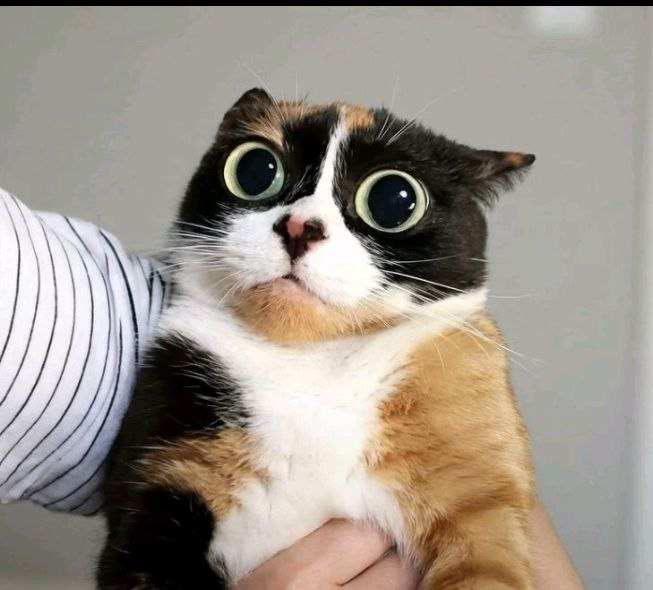
#> input picture 1_Open_Cv/куки.jpg, 653 x 590 px, found by its file name
$ python 5task.py
#> lines starting #> are read from the running program, lines starting #| are printed output that depends on the picture
import cv2
import numpy as np

# Загружаем поврежденную картину
img_path = '/1_Open_Cv/куки.jpg'
original_img = cv2.imread(img_path)
#> original_img is the input picture: shape (590, 653, 3); mean B, G, R 138.1, 147.5, 155.9

if original_img is None:
    print("Ошибка загрузки изображения!")
    exit()

# ==========================================
# ШАГ 1: Усредняющий фильтр (Размытие)
# ==========================================
# Задаем размер окна (ядра) 5x5 пикселей
blur_kernel_size = (5, 5)
blurred_img = cv2.blur(original_img, blur_kernel_size)

# ==========================================
# ШАГ 2: Морфологические операции
# ==========================================
# Создаем структурный элемент (ядро) для морфологии.
# Это просто матрица из единиц размером 5x5.
morph_kernel = np.ones((5, 5), np.uint8)

# Применяем эрозию (сужение светлых участков)
eroded_img = cv2.erode(blurred_img, morph_kernel, iterations=1)
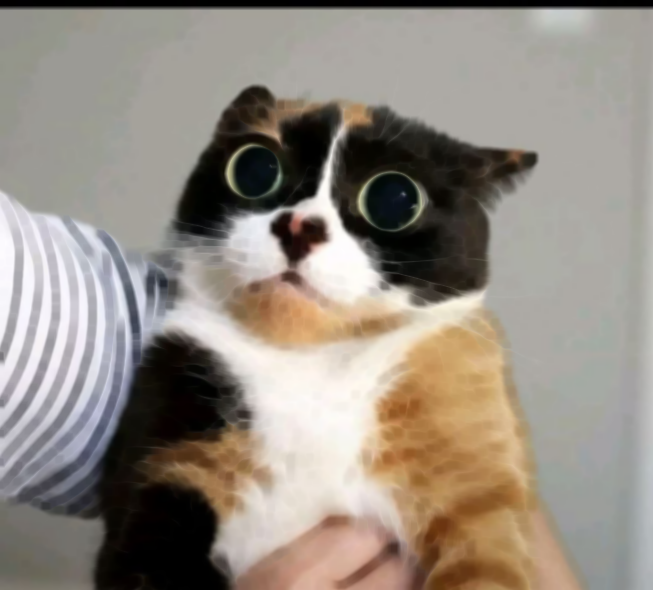
#> eroded_img: shape (590, 653, 3); mean B, G, R 129.5, 139.1, 147.7

# Применяем дилатацию (расширение светлых участков обратно)
restored_img = cv2.dilate(eroded_img, morph_kernel, iterations=1)
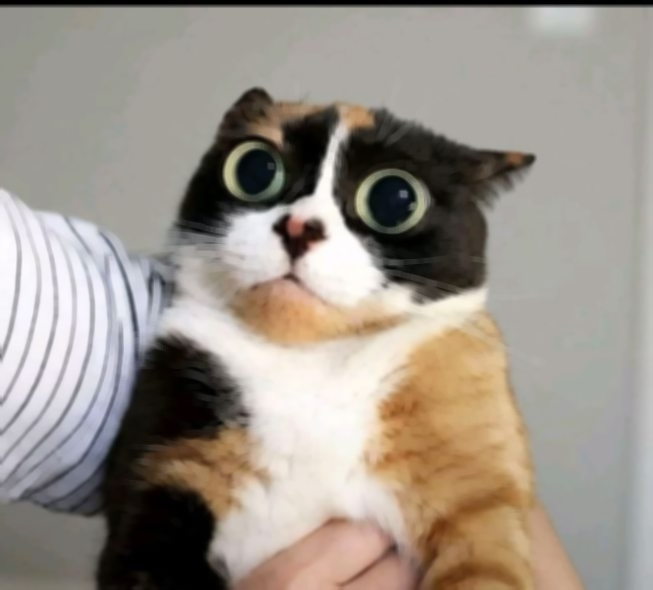
#> restored_img: shape (590, 653, 3); mean B, G, R 137.3, 146.7, 155.1

# ==========================================
# ФИНАЛ: Отображение результатов
# ==========================================
# Склеиваем оригинал и результат по горизонтали
combined = np.hstack((original_img, restored_img))
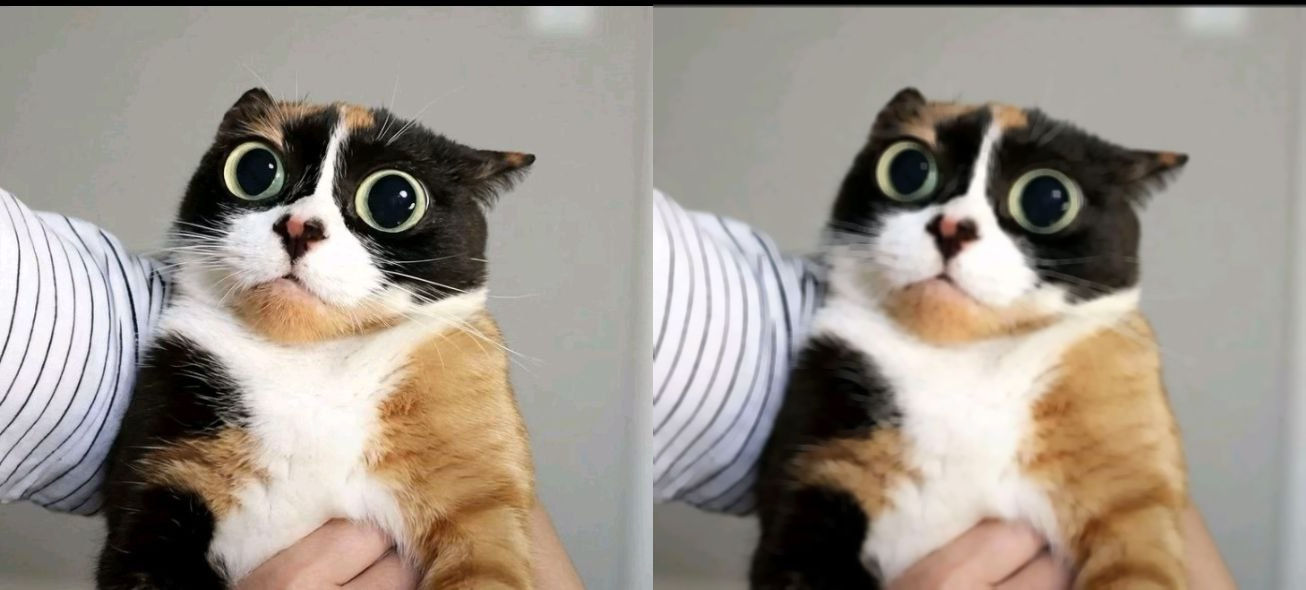
#> combined: shape (590, 1306, 3); mean B, G, R 137.7, 147.1, 155.5

# Чтобы окно не было слишком огромным, можно его немного уменьшить перед выводом
# height, width = combined.shape[:2]
# combined = cv2.resize(combined, (width // 2, height // 2))

cv2.imshow('Original vs Restored', combined)
cv2.waitKey(0)
cv2.destroyAllWindows()

$ run again, with 1_Open_Cv/жирность.jpg copied over 1_Open_Cv/куки.jpg
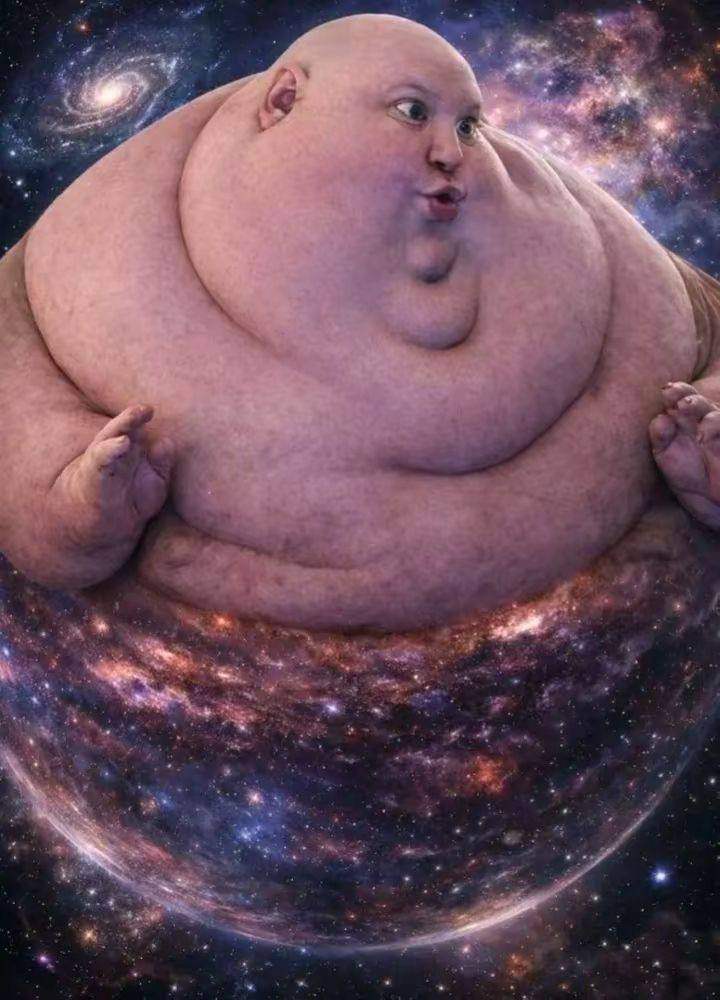
#> input picture 1_Open_Cv/жирность.jpg, 720 x 1000 px, found by its file name
#> original_img is the input picture: shape (1000, 720, 3); mean B, G, R 94.3, 80, 108.4
#> `eroded_img = cv2.erode(blurred_img, morph_kernel, iterations=1)`:
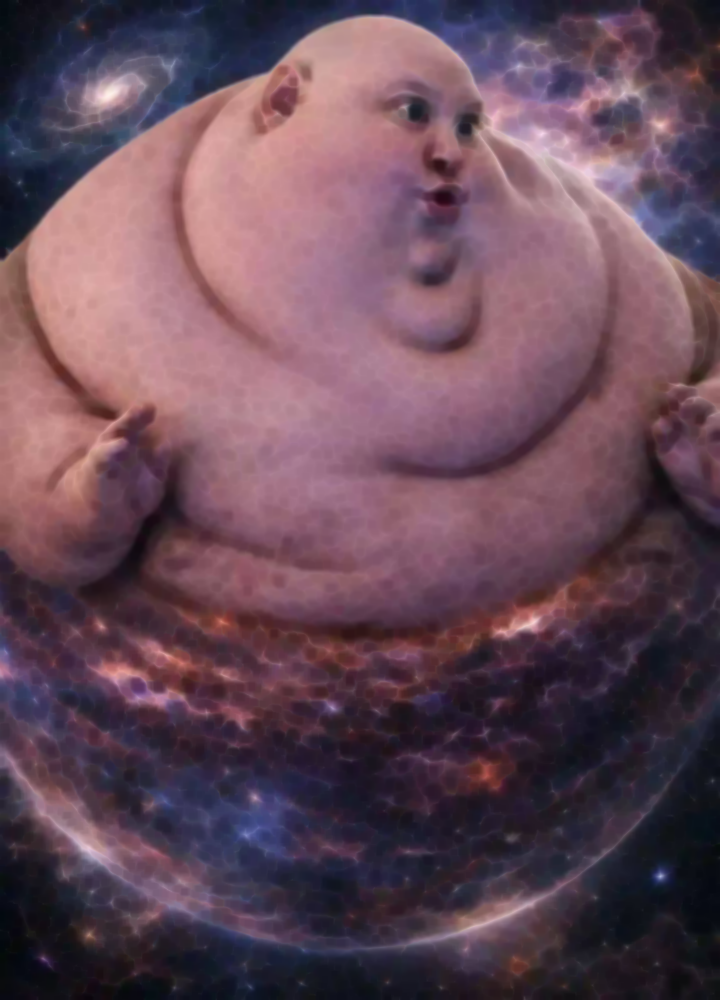
#> eroded_img: shape (1000, 720, 3); mean B, G, R 87.7, 73.7, 101.2
#> `combined = np.hstack((original_img, restored_img))`:
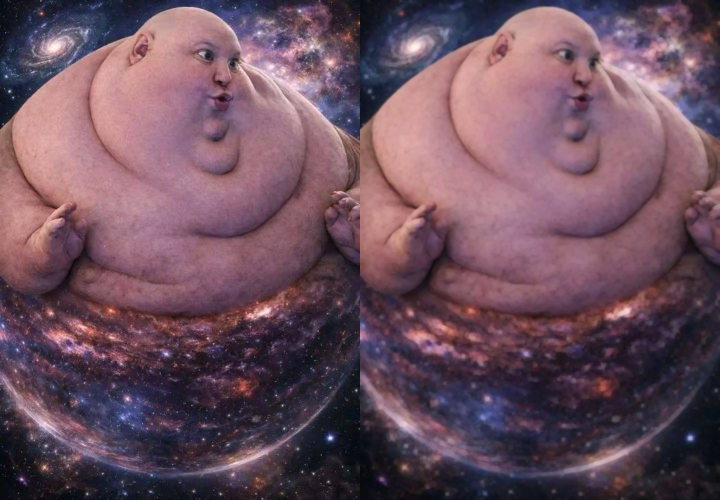
#> combined: shape (1000, 1440, 3) (shown at 1/2 size); mean B, G, R 93.8, 79.5, 107.9
